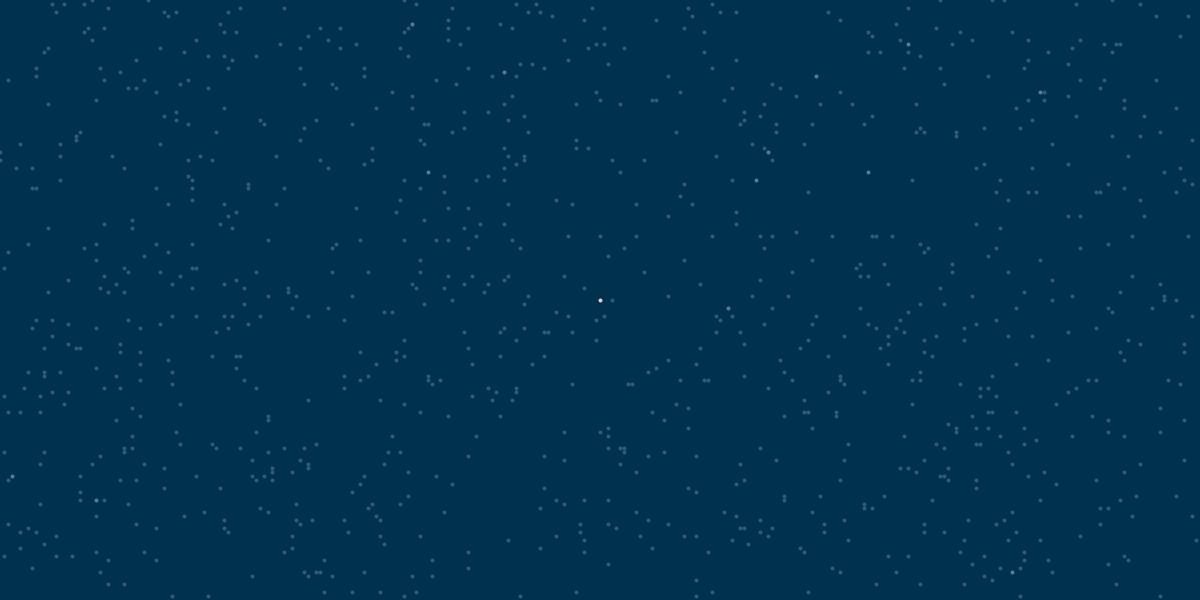
Frame 1 (no input)
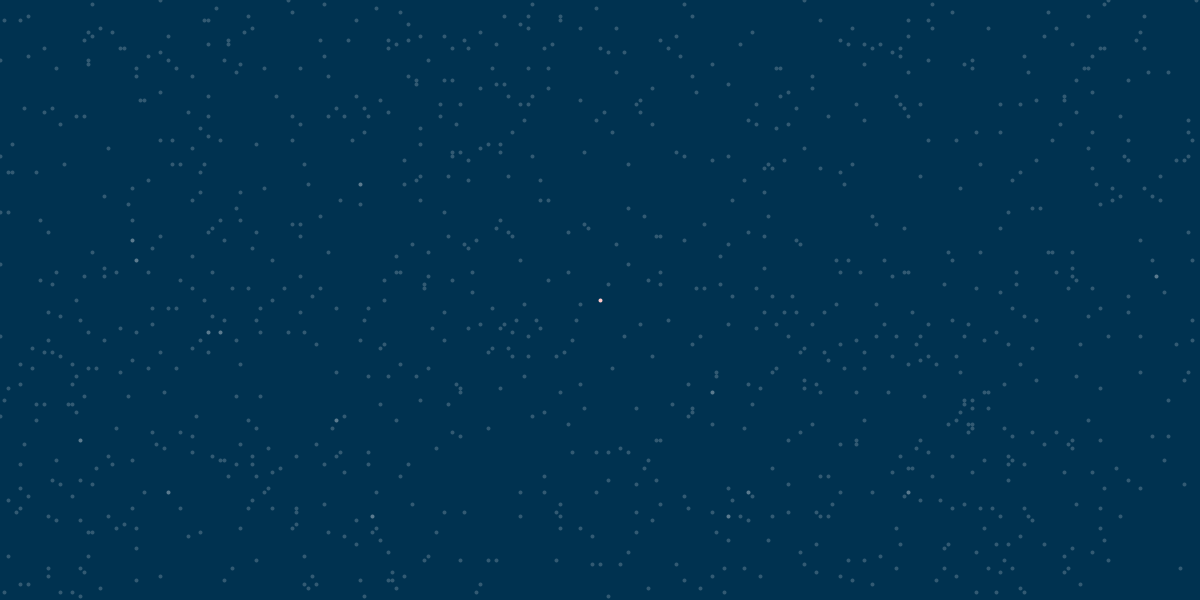
Frame 60 (the mouse pressed at the canvas centre just before this capture)
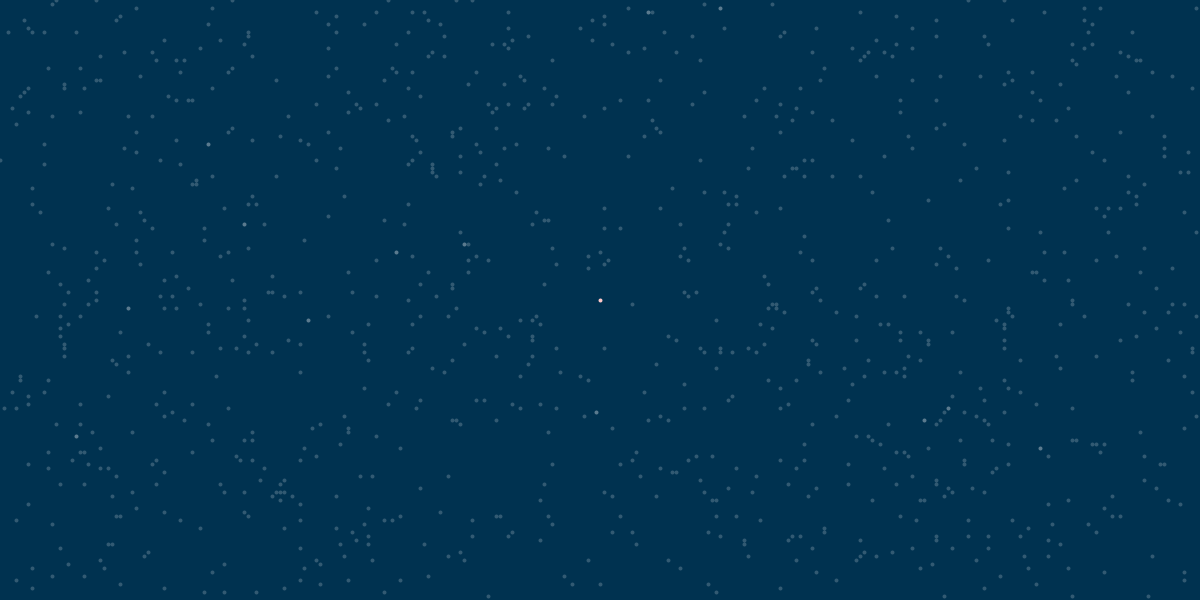
Frame 120 (the mouse held since frame 60 and released just before this capture)

The Processing sketch that drew these frames (run headless with seeded random() and noise(); from frame 60 on, the mouse is pressed at the canvas centre):

// Processing sketch: DLA
// ── DLA.pde
/*--------------------------------------------------------------------------------
 * DLA: Diffusion Limited Aggregation.
 * From research: Witten & Sander (1983)
 *
 * Written by Daniel Jones (2018)
 *   <http://www.erase.net>
 *
 * This program can be freely distributed and modified under the
 * terms of the MIT License.
 *   <https://opensource.org/licenses/MIT>
 *
 *-------------------------------------------------------------------------------*/

/*--------------------------------------------------------------------------------
 * Determines how likely a particle is to aggregate on each side.
 *-------------------------------------------------------------------------------*/
float STICKINESS_LEFT = 1.0;
float STICKINESS_RIGHT = 1.0;
float STICKINESS_TOP = 1.0;
float STICKINESS_BOTTOM = 1.0;

/*--------------------------------------------------------------------------------
 * Number of particles to create.
 *-------------------------------------------------------------------------------*/
int PARTICLES = 1000;

/*--------------------------------------------------------------------------------
 * Number of simuation steps to iterate each frame.
 *-------------------------------------------------------------------------------*/
int STEPS_PER_FRAME = 1;

/*--------------------------------------------------------------------------------
 * Visual scaling factor.
 *-------------------------------------------------------------------------------*/
int SCALE = 4;

/*--------------------------------------------------------------------------------
 * Background colour (R, G, B)
 *-------------------------------------------------------------------------------*/
color BACKGROUND_COLOR = color(0, 50, 80);

/*--------------------------------------------------------------------------------
 * Aggregate colour
 *-------------------------------------------------------------------------------*/
color AGGREGATE_COLOR = color(255, 200, 200);

DLAEnvironment dla;

void setup()
{
  size(1200, 600);
  frameRate(50);
  dla = new DLAEnvironment(width / SCALE, height / SCALE, PARTICLES);
  
}

void draw()
{
  background(BACKGROUND_COLOR);
  
  for (int i = 0; i < STEPS_PER_FRAME; i++)
  {
    dla.update();
  }
  
  if (mousePressed)
  {
    dla.grid[mouseX / SCALE][mouseY / SCALE] = true;
  }
    
  scale(SCALE);
  dla.draw();
}

// ── Environment.pde
class DLAEnvironment
{
  int w;
  int h;
  boolean grid[][];
  Particle particles[];
  
  DLAEnvironment(int width, int height, int num_particles)
  {
    this.w = width;
    this.h = height;
    this.grid = new boolean[this.w][this.h];
    this.particles = new Particle[num_particles];
    
    this.grid[this.w / 2][this.h / 2] = true;
    
    for (int i = 0; i < num_particles; i++)
    {
      particles[i] = new Particle(this);
    }
  }
  
  void update()
  {
    for (Particle particle : particles)
    {
      particle.move();
      if (particle.has_neighbours())
      {
        this.grid[particle.x][particle.y] = true;

        if (particle.x == 0 ||
            particle.y == 0 ||
            particle.x == this.w - 1 ||
            particle.y == this.h - 1)
         {
           noLoop();
         }

        particle.reinit();
        
      }
    }
  }
  
  void draw()
  {
    stroke(255, 50);
    for (Particle particle : particles)
    {
      particle.draw();
    }
    
    stroke(AGGREGATE_COLOR);
    for (int x = 0; x < this.w; x++)
    for (int y = 0; y < this.h; y++)
    {
      if (this.grid[x][y])
      {
        point(x, y);
      }
    }
  }
}

// ── Particle.pde
class Particle
{
  DLAEnvironment dla;
  int x;
  int y;
  
  Particle(DLAEnvironment dla)
  {
    this.dla = dla;
    this.reinit();
  }
  
  void reinit()
  {
    this.x = int(random(dla.w));
    this.y = int(random(dla.h));
  }
  
  void move()
  {
    int direction = int(random(4));
    switch (direction)
    {
      case 0: this.x -= 1; break;
      case 1: this.x += 1; break;
      case 2: this.y -= 1; break;
      case 3: this.y += 1; break;
    }
    if (x < 0) x = dla.w - 1;
    if (x >= dla.w) x = 0;
    if (y < 0) y = dla.h - 1;
    if (y >= dla.h) y = 0;
  }
  
  boolean has_neighbours()
  {
    if ((x > 0 && dla.grid[this.x - 1][this.y] && random(0, 1) < STICKINESS_RIGHT) ||
        (x < dla.w - 1 && dla.grid[this.x + 1][this.y] && random(0, 1) < STICKINESS_LEFT) ||
        (y > 0 && dla.grid[this.x][this.y - 1] && random(0, 1) < STICKINESS_BOTTOM) ||
        (y < dla.h - 1 && dla.grid[this.x][this.y + 1] && random(0, 1) < STICKINESS_TOP))
    {
        return true;
    }
    else
    {
      return false;
    }
  }
  
  void draw()
  {
    point(this.x, this.y);
  }
}
